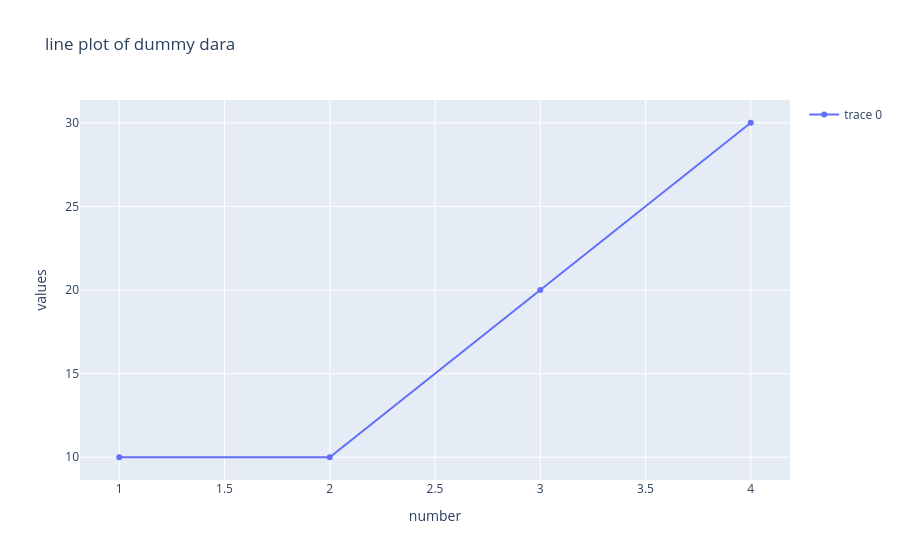

Notebook code for this chart:
### Code cell
# customize the upper plot
fig.update_layout(
    title= 'line plot of dummy dara',
    xaxis=dict(title='number'),
    yaxis= dict(title='values'),
    showlegend= True
)
fig.show()

### Figure 1 — Plotly figure (JSON) as saved in the notebook; plotly's stock layout.template omitted (floating-point values rounded to 4 significant figures)
{"data": [{"type": "scatter", "x": [1, 2, 3, 4], "y": [10, 10, 20, 30]}], "layout": {"showlegend": true, "title": {"text": "line plot of dummy dara"}, "xaxis": {"title": {"text": "number"}}, "yaxis": {"title": {"text": "values"}}}}
